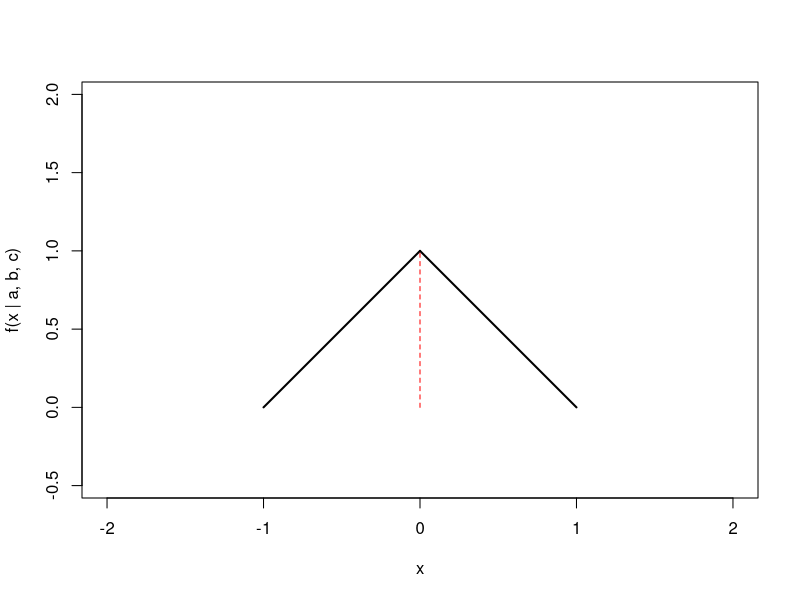
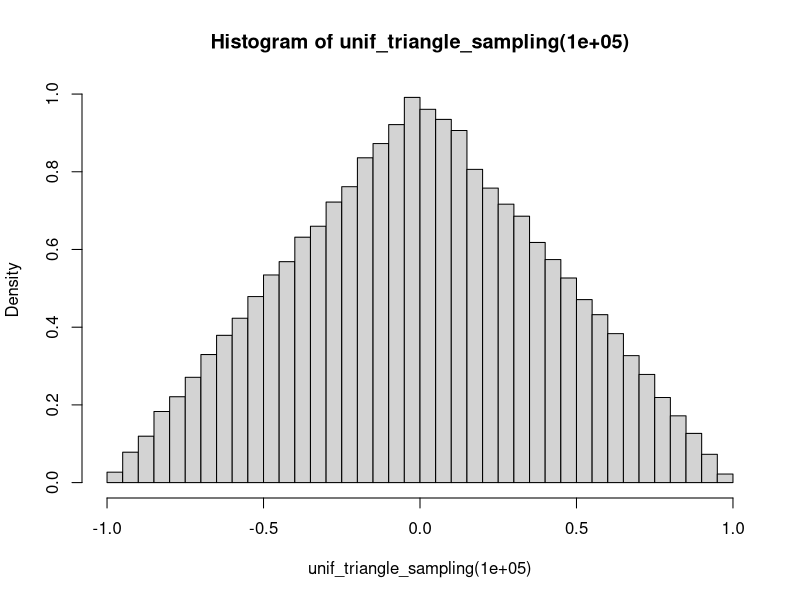
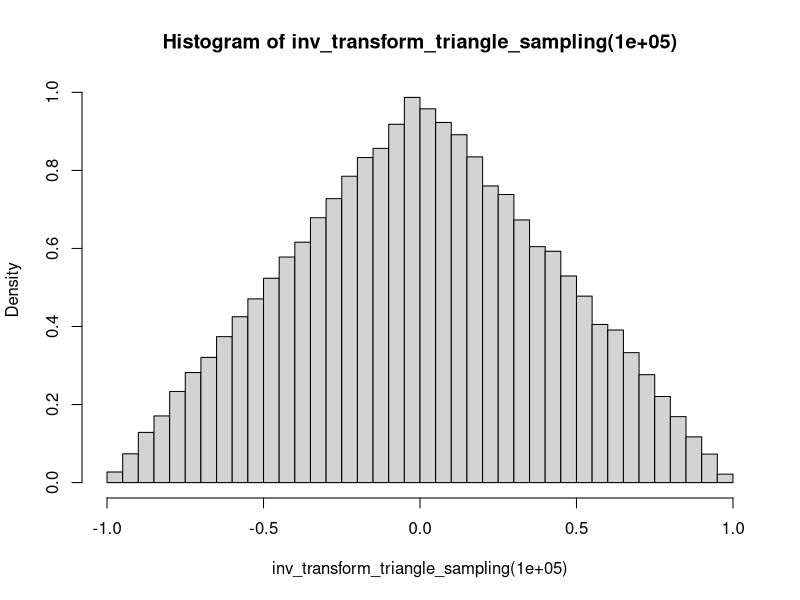
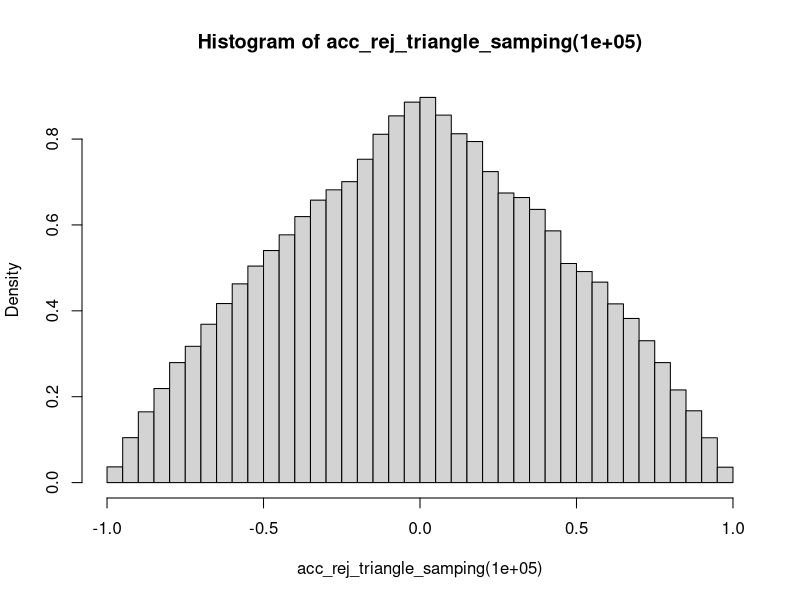
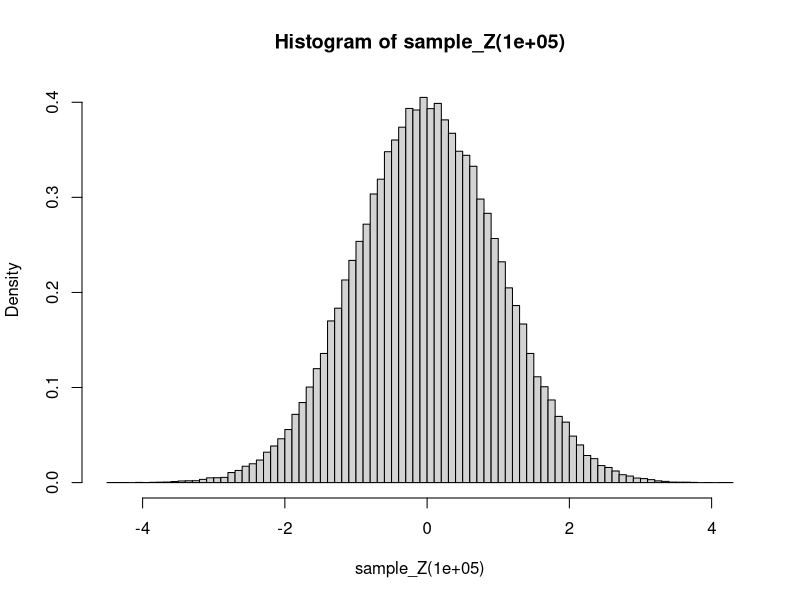
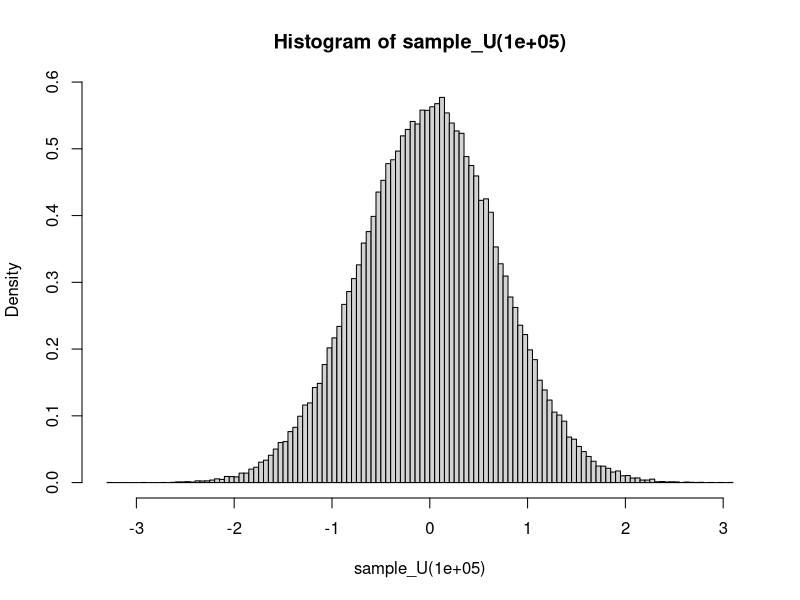
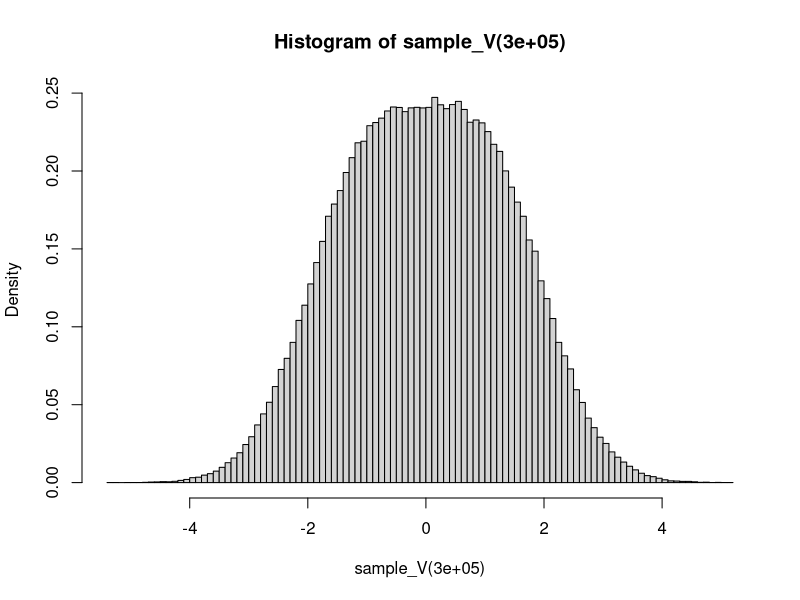

Here is the R script that generated these plots, in order:
## ---- chunk 1
rm(list = ls(all = T))  # clears your workspace
set.seed(42)
## ---- chunk 2
xa <- -1; xb <- 1; xc <- 0
plot(0, xlim = c(-2, 2), ylim = c(0, 1.5), type = "n", 
     ylab = "f(x | a, b, c)" , xlab = "x", asp = 1)
segments(x0 = xa, x1 = xc, y0 = 0, y1 = 1, lty = 1, lwd = 2)
segments(x0 = xb, x1 = xc, y0 = 0, y1 = 1, lty = 1, lwd = 2)

segments(x0 = xc, y0 = 0, y1 = 1, lty = 2, col = 'red')

## ---- chunk 3
unif_triangle_sampling <- function(n)
  runif(n, min = -1, max = 0) + runif(n, min = 0, max = 1)
hist(unif_triangle_sampling(10e4), breaks = 50, freq = FALSE)
## ---- chunk 4
triangle_quantile <- function(p)
  if (p <= 0.5) -1 + sqrt(2 * p) else 1 - sqrt(2 - 2 * p)

inv_transform_triangle_sampling <- function(n)
  sapply(runif(n, min = 0, max = 1), triangle_quantile)
hist(inv_transform_triangle_sampling(10e4), breaks = 50, freq = FALSE)
## ---- chunk 5
triangle_density <- function(x) { return(1 - abs(x)) }

acc_rej_triangle_samping <- function(n) {
  g <- dnorm
  m <- sqrt(2 * pi)  # x = 0 in both cases
  
  n_samples <- 0
  # total_n <- 0
  z <- numeric(n)
  while (n_samples < n) {
    # total_n <- total_n + 1
    x <- runif(1, min = -1, max = 1)  # sample from g
    u <- runif(1)
    y <- m * u * g(x)
    if (y <= triangle_density(x)) {
      n_samples <- n_samples + 1
      z[n_samples] <- x   
    }
  }
  # print(total_n)
  z
}
hist(acc_rej_triangle_samping(10e4), breaks = 50, freq = FALSE)
## ---- chunk 6
system.time(replicate(20, unif_triangle_sampling(20e3)))
system.time(replicate(20, inv_transform_triangle_sampling(20e3)))
system.time(replicate(20, acc_rej_triangle_samping(20e3)))
## ---- chunk 7
sample_X <- function(n) rnorm(n, mean = -1, sd = 1)
sample_Y <- function(n) rnorm(n, mean = 1, sd = 1)
sample_Z <- function(n) rnorm(n, mean = 0, sd = 1)
hist(sample_Z(10e4), breaks = 100, freq = FALSE)  # for reference

sample_U <- function(n) (sample_X(n) + sample_Y(n)) / 2
hist(sample_U(10e4), breaks = 100, freq = FALSE)  # less variance

sample_V <- function(n) ifelse(sample_Z(n) < 0, sample_X(n), sample_Y(n))
# (This is not the first time I'm surprised at how R works.)
hist(sample_V(30e4), breaks = 100, freq = FALSE)
# (More samples because more variance)
